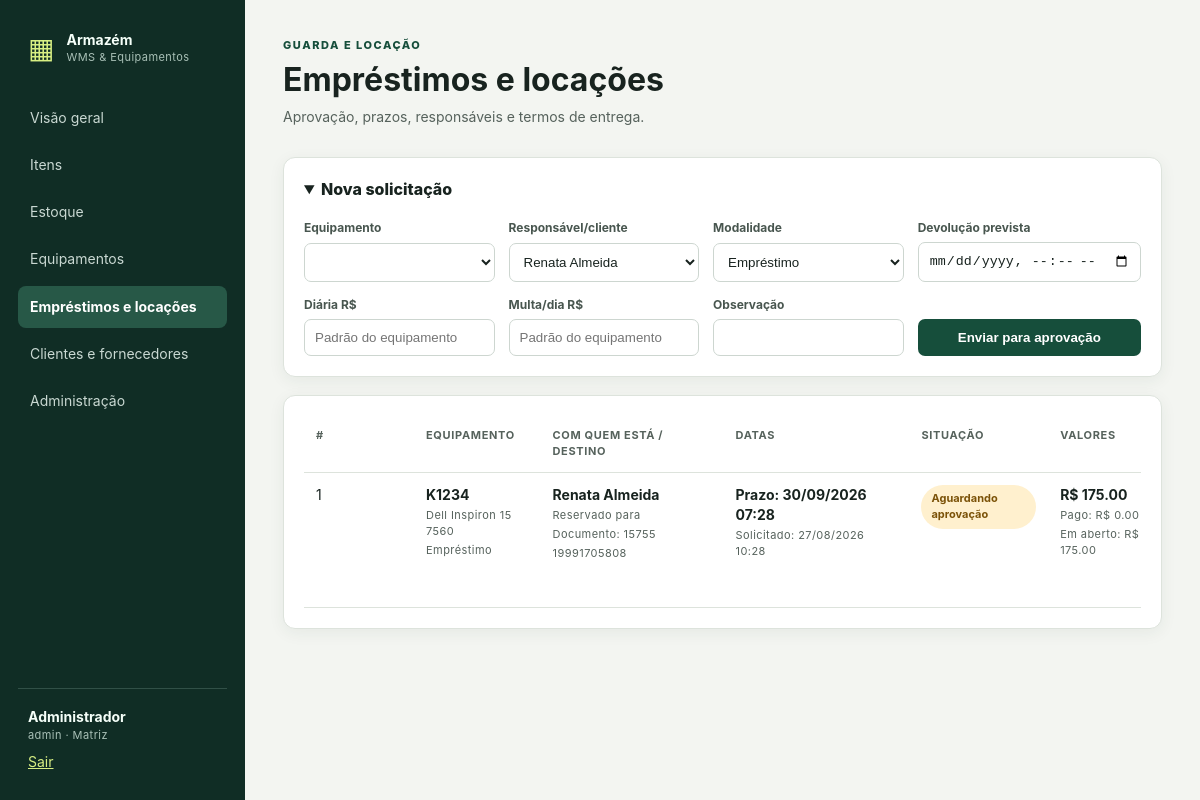
The page /loans (signed in) on the database as committed earlier.
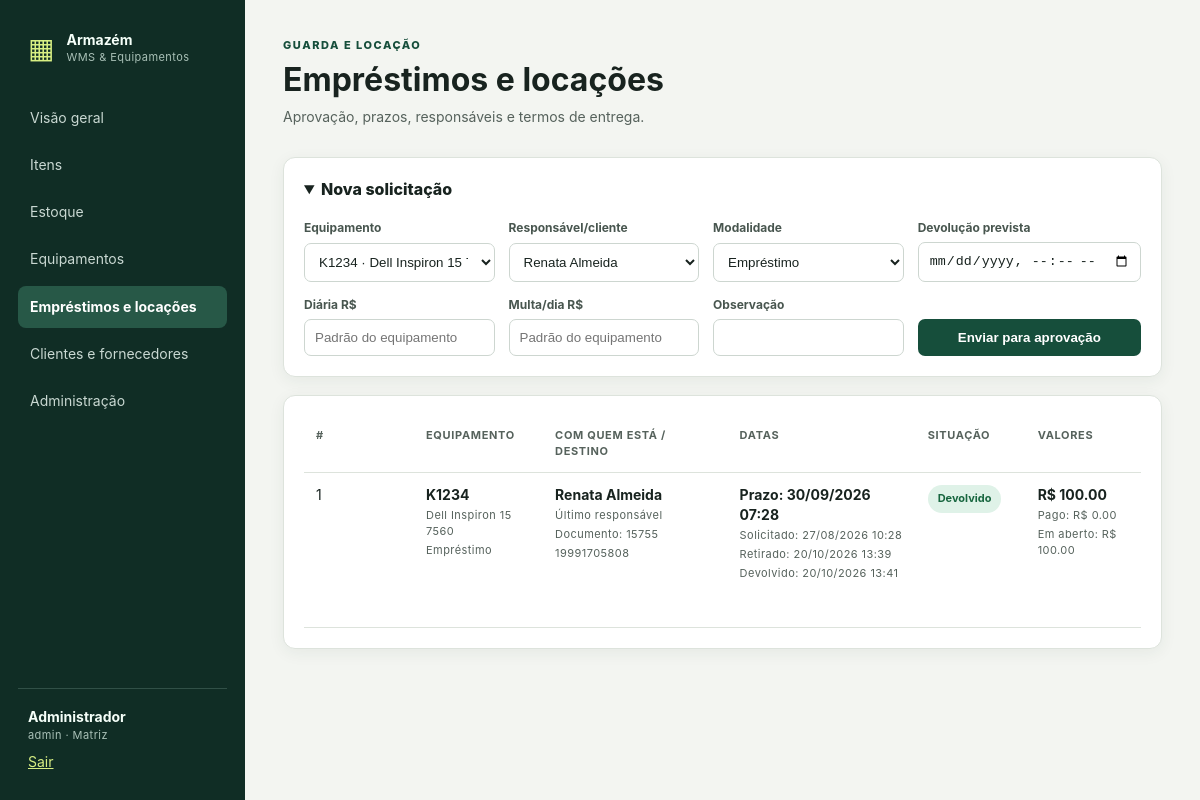
The same page on the database as committed later.
### models.py (models this page shows, shortened)
class Loan(db.Model):
    __tablename__ = "loans"
    id = db.Column(db.Integer, primary_key=True)
    asset_id = db.Column(db.Integer, db.ForeignKey("assets.id"), nullable=False)
    party_id = db.Column(db.Integer, db.ForeignKey("parties.id"), nullable=False)
    kind = db.Column(db.String(20), default="LOAN", nullable=False)
    status = db.Column(db.String(30), default="PENDING", nullable=False)
    requested_at = db.Column(db.DateTime, default=now, nullable=False)
    start_at = db.Column(db.DateTime)
    due_at = db.Column(db.DateTime, nullable=False)
    returned_at = db.Column(db.DateTime)
    approved_at = db.Column(db.DateTime)
    requested_by_id = db.Column(db.Integer, db.ForeignKey("users.id"), nullable=False)
    approved_by_id = db.Column(db.Integer, db.ForeignKey("users.id"))
    daily_rate = db.Column(db.Numeric(14, 2), default=0, nullable=False)
    late_fee_daily = db.Column(db.Numeric(14, 2), default=0, nullable=False)
    discount = db.Column(db.Numeric(14, 2), default=0, nullable=False)
    paid_amount = db.Column(db.Numeric(14, 2), default=0, nullable=False)
    notes = db.Column(db.Text)
    return_condition = db.Column(db.String(30))
    asset = db.relationship("Asset")
    party = db.relationship("Party")
    requested_by = db.relationship("User", foreign_keys=[requested_by_id])
    approved_by = db.relationship("User", foreign_keys=[approved_by_id])
    @property
    def overdue_days(self):
        end = self.returned_at or now()
        return max(0, (end.date() - self.due_at.date()).days)
    @property
    def total(self):
        rental = Decimal(self.daily_rate or 0) * (self.rental_days if self.kind == "RENTAL" else 0)
        late = Decimal(self.late_fee_daily or 0) * self.overdue_days
        return max(Decimal("0"), rental + late - Decimal(self.discount or 0))

class Asset(db.Model):
    __tablename__ = "assets"
    id = db.Column(db.Integer, primary_key=True)
    item_id = db.Column(db.Integer, db.ForeignKey("items.id"), nullable=False)
    branch_id = db.Column(db.Integer, db.ForeignKey("branches.id"), nullable=False)
    warehouse_id = db.Column(db.Integer, db.ForeignKey("warehouses.id"), nullable=False)
    asset_tag = db.Column(db.String(60), unique=True, nullable=False)
    serial_number = db.Column(db.String(100))
    status = db.Column(db.String(30), default="AVAILABLE", nullable=False)
    condition = db.Column(db.String(30), default="GOOD", nullable=False)
    daily_rate = db.Column(db.Numeric(14, 2), default=0, nullable=False)
    late_fee_daily = db.Column(db.Numeric(14, 2), default=0, nullable=False)
    notes = db.Column(db.Text)
    item = db.relationship("Item")
    branch = db.relationship("Branch")
    warehouse = db.relationship("Warehouse")

class Item(db.Model):
    __tablename__ = "items"
    id = db.Column(db.Integer, primary_key=True)
    sku = db.Column(db.String(50), unique=True, nullable=False)
    name = db.Column(db.String(160), nullable=False)
    category = db.Column(db.String(80))
    condition = db.Column(db.String(20), default="UNSPECIFIED", nullable=False)
    item_type = db.Column(db.String(20), nullable=False)  # STOCK/EQUIPMENT
    unit = db.Column(db.String(10), default="UN", nullable=False)
    minimum_stock = db.Column(db.Numeric(14, 3), default=0, nullable=False)
    active = db.Column(db.Boolean, default=True, nullable=False)

class Party(db.Model):
    __tablename__ = "parties"
    id = db.Column(db.Integer, primary_key=True)
    kind = db.Column(db.String(20), default="EMPLOYEE", nullable=False)
    document = db.Column(db.String(30))
    name = db.Column(db.String(160), nullable=False)
    email = db.Column(db.String(180))
    phone = db.Column(db.String(40))
    active = db.Column(db.Boolean, default=True, nullable=False)

### app.py (the view, shortened to what this page needs)
    @app.route("/loans", methods=["GET", "POST"])
    @login_required
    def loans():
        loans_query = Loan.query.join(Asset)
        if current_user.role != "admin" and current_user.branch_id:
            loans_query = loans_query.filter(Asset.branch_id == current_user.branch_id)
        return render_template("loans.html", loans=loans_query.order_by(Loan.requested_at.desc()).all(),
                               assets=branch_scope(Asset.query, Asset).filter_by(status="AVAILABLE").all(),
                               parties=Party.query.filter_by(active=True).all())

### models.py (called while the page is built)
def now():
    return datetime.now(timezone.utc).replace(tzinfo=None)

    def can(self, *roles): return self.role in roles

### templates/loans.html (shortened to what this page needs)
{% extends 'base.html' %}
{% block content %}
<header><div><small>GUARDA E LOCAÇÃO</small><h1>Empréstimos e locações</h1><p>Aprovação, prazos, responsáveis e termos de entrega.</p></div></header>
{% if current_user.can('admin','manager','operator') %}
<details class="panel form-panel" open>
  <summary>Nova solicitação</summary>
  <form method="post" class="grid-form">
    <label>Equipamento<select name="asset_id" required>{% for a in assets %}<option value="{{ a.id }}">{{ a.asset_tag }} · {{ a.item.name }}</option>{% endfor %}</select></label>
    <label>Responsável/cliente<select name="party_id" required>{% for p in parties %}<option value="{{ p.id }}">{{ p.name }}</option>{% endfor %}</select></label>
    <label>Modalidade<select name="kind"><option value="LOAN">Empréstimo</option><option value="RENTAL">Locação</option></select></label>
    <label>Devolução prevista<input type="datetime-local" name="due_at" required></label>
    <label>Diária R$<input type="number" step="0.01" min="0" name="daily_rate" placeholder="Padrão do equipamento"></label>
    <label>Multa/dia R$<input type="number" step="0.01" min="0" name="late_fee_daily" placeholder="Padrão do equipamento"></label>
    <label>Observação<input name="notes"></label>
    <button>Enviar para aprovação</button>
  </form>
</details>
{% endif %}
<section class="panel"><div class="table-scroll" role="region" tabindex="0" aria-label="Lista de empréstimos e locações">
  <table class="loan-table">
    <thead><tr><th>#</th><th>Equipamento</th><th>Com quem está / Destino</th><th>Datas</th><th>Situação</th><th>Valores</th><th>Ações</th></tr></thead>
    <tbody>
    {% for l in loans %}
      <tr>
        <td>{{ l.id }}</td>
        <td><b>{{ l.asset.asset_tag }}</b><small>{{ l.asset.item.name }}</small><small>{{ 'Locação' if l.kind == 'RENTAL' else 'Empréstimo' }}</small></td>
        <td>
          <b>{{ l.party.name }}</b>
          <small>{{ 'Em posse de' if l.status=='ACTIVE' else 'Reservado para' if l.status=='PENDING' else 'Último responsável' if l.status=='RETURNED' else 'Solicitado para' }}</small>
          {% if l.party.document %}<small>Documento: {{ l.party.document }}</small>{% endif %}
          {% if l.party.phone %}<small>{{ l.party.phone }}</small>{% endif %}
        </td>
        <td>
          <b>Prazo: {{ l.due_at.strftime('%d/%m/%Y %H:%M') }}</b>
          <small>Solicitado: {{ l.requested_at.strftime('%d/%m/%Y %H:%M') }}</small>
          {% if l.start_at %}<small>Retirado: {{ l.start_at.strftime('%d/%m/%Y %H:%M') }}</small>{% endif %}
          {% if l.returned_at %}<small>Devolvido: {{ l.returned_at.strftime('%d/%m/%Y %H:%M') }}</small>{% endif %}
        </td>
        <td>
          {% set label = {'PENDING':'Aguardando aprovação','ACTIVE':'Em posse do responsável','RETURNED':'Devolvido','REJECTED':'Recusado'} %}
          <span class="badge {{ 'green' if l.status=='RETURNED' else 'red' if l.status=='REJECTED' else 'amber' }}">{{ label.get(l.status, l.status) }}</span>
        </td>
        <td>
          <b>R$ {{ '%.2f'|format(l.total) }}</b>
          <small>Pago: R$ {{ '%.2f'|format(l.paid_amount) }}</small>
          <small>Em aberto: R$ {{ '%.2f'|format([l.total - l.paid_amount, 0]|max) }}</small>
        </td>
      </tr>
    {% else %}<tr><td colspan="7">Nenhuma solicitação registrada.</td></tr>{% endfor %}
    </tbody>
  </table></div>
</section>
{% endblock %}

Rows that differ between the two databases and show on the page:
changed Loan "Empréstimo": status "Reservado para" → "Último responsável"; start_at (not shown) → "20/10/2026 13:39"; returned_at (not shown) → "20/10/2026 13:41"; get "Aguardando aprovação" → "Devolvido"; total "175.00" → "100.00"
Other text that changed with them:
form field asset_id: (not shown) → "K1234 · Dell Inspiron 15 7560"
